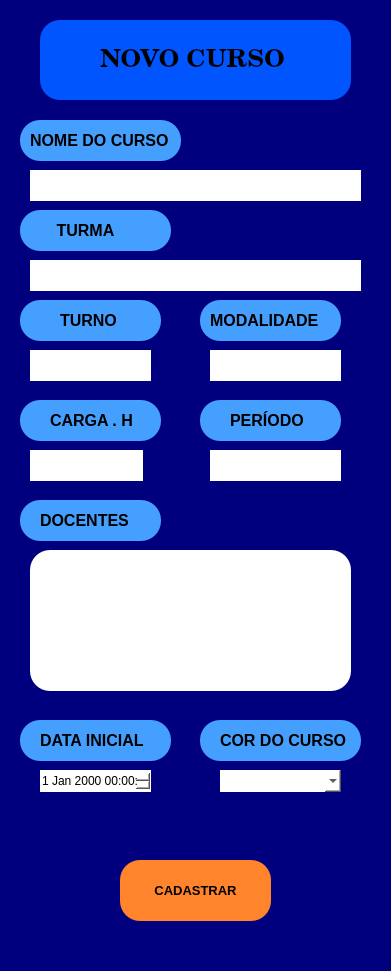
      <widget class="QWidget" name="widget_3" native="true">
       <property name="geometry">
        <rect>
         <x>20</x>
         <y>30</y>
         <width>391</width>
         <height>971</height>
        </rect>
       </property>
       <property name="styleSheet">
        <string notr="true">background-color: rgb(0, 0, 127);
 border-radius: 20px;
</string>
       </property>
       <widget class="QFrame" name="frame_52">
        <property name="geometry">
         <rect>
          <x>40</x>
          <y>20</y>
          <width>311</width>
          <height>80</height>
         </rect>
        </property>
        <property name="styleSheet">
         <string notr="true">background-color: rgb(0, 85, 255);
    border-radius: 20px;
</string>
        </property>
        <property name="frameShape">
         <enum>QFrame::StyledPanel</enum>
        </property>
        <property name="frameShadow">
         <enum>QFrame::Raised</enum>
        </property>
        <widget class="QLabel" name="label_35">
         <property name="geometry">
          <rect>
           <x>60</x>
           <y>20</y>
           <width>211</width>
           <height>41</height>
          </rect>
         </property>
         <property name="palette">
          <palette>
           <active>
            <colorrole role="WindowText">
             <brush brushstyle="SolidPattern">
              <color alpha="255">
               <red>0</red>
               <green>0</green>
               <blue>0</blue>
              </color>
             </brush>
            </colorrole>
            <colorrole role="Button">
             <brush brushstyle="SolidPattern">
              <color alpha="255">
               <red>0</red>
               <green>85</green>
               <blue>255</blue>
              </color>
             </brush>
            </colorrole>
            <colorrole role="Text">
             <brush brushstyle="SolidPattern">
              <color alpha="255">
               <red>76</red>
               <green>76</green>
               <blue>76</blue>
              </color>
             </brush>
            </colorrole>
            <colorrole role="Base">
             <brush brushstyle="SolidPattern">
              <color alpha="255">
               <red>0</red>
               <green>85</green>
               <blue>255</blue>
              </color>
             </brush>
            </colorrole>
            <colorrole role="Window">
             <brush brushstyle="SolidPattern">
              <color alpha="255">
               <red>0</red>
               <green>85</green>
               <blue>255</blue>
              </color>
             </brush>
            </colorrole>
           </active>
           <inactive>
            <colorrole role="WindowText">
             <brush brushstyle="SolidPattern">
              <color alpha="255">
               <red>0</red>
               <green>0</green>
               <blue>0</blue>
              </color>
             </brush>
            </colorrole>
            <colorrole role="Button">
             <brush brushstyle="SolidPattern">
              <color alpha="255">
               <red>0</red>
               <green>85</green>
               <blue>255</blue>
              </color>
             </brush>
            </colorrole>
            <colorrole role="Text">
             <brush brushstyle="SolidPattern">
              <color alpha="255">
               <red>76</red>
               <green>76</green>
               <blue>76</blue>
              </color>
             </brush>
            </colorrole>
            <colorrole role="Base">
             <brush brushstyle="SolidPattern">
              <color alpha="255">
               <red>0</red>
               <green>85</green>
               <blue>255</blue>
              </color>
             </brush>
            </colorrole>
            <colorrole role="Window">
             <brush brushstyle="SolidPattern">
              <color alpha="255">
               <red>0</red>
               <green>85</green>
               <blue>255</blue>
              </color>
             </brush>
            </colorrole>
           </inactive>
           <disabled>
            <colorrole role="WindowText">
             <brush brushstyle="SolidPattern">
              <color alpha="255">
               <red>120</red>
               <green>120</green>
               <blue>120</blue>
              </color>
             </brush>
            </colorrole>
            <colorrole role="Button">
             <brush brushstyle="SolidPattern">
              <color alpha="255">
               <red>0</red>
               <green>85</green>
               <blue>255</blue>
              </color>
             </brush>
            </colorrole>
            <colorrole role="Text">
             <brush brushstyle="SolidPattern">
              <color alpha="255">
               <red>120</red>
               <green>120</green>
               <blue>120</blue>
              </color>
             </brush>
            </colorrole>
            <colorrole role="Base">
             <brush brushstyle="SolidPattern">
              <color alpha="255">
               <red>0</red>
               <green>85</green>
               <blue>255</blue>
              </color>
             </brush>
            </colorrole>
            <colorrole role="Window">
             <brush brushstyle="SolidPattern">
              <color alpha="255">
               <red>0</red>
               <green>85</green>
               <blue>255</blue>
              </color>
             </brush>
            </colorrole>
           </disabled>
          </palette>
         </property>
         <property name="font">
          <font>
           <family>Century</family>
           <pointsize>19</pointsize>
           <weight>75</weight>
           <italic>false</italic>
           <bold>true</bold>
           <underline>false</underline>
           <strikeout>false</strikeout>
          </font>
         </property>
         <property name="text">
          <string>NOVO CURSO</string>
         </property>
        </widget>
       </widget>
       <widget class="QFrame" name="frame_61">
        <property name="geometry">
         <rect>
          <x>20</x>
          <y>120</y>
          <width>161</width>
          <height>41</height>
         </rect>
        </property>
        <property name="styleSheet">
         <string notr="true">background-color: rgb(69, 159, 255);
    border-radius: 20px;
</string>
        </property>
        <property name="frameShape">
         <enum>QFrame::StyledPanel</enum>
        </property>
        <property name="frameShadow">
         <enum>QFrame::Raised</enum>
        </property>
        <widget class="QLabel" name="label_38">
         <property name="geometry">
          <rect>
           <x>10</x>
           <y>10</y>
           <width>141</width>
           <height>21</height>
          </rect>
         </property>
         <property name="font">
          <font>
           <pointsize>12</pointsize>
           <weight>75</weight>
           <bold>true</bold>
          </font>
         </property>
         <property name="text">
          <string>NOME DO CURSO</string>
         </property>
        </widget>
       </widget>
       <widget class="QLineEdit" name="lineEdit">
        <property name="geometry">
         <rect>
          <x>30</x>
          <y>170</y>
          <width>331</width>
          <height>31</height>
         </rect>
        </property>
        <property name="font">
         <font>
          <pointsize>4</pointsize>
         </font>
        </property>
        <property name="styleSheet">
         <string notr="true">background-color: rgb(255, 255, 255);</string>
        </property>
       </widget>
       <widget class="QFrame" name="frame_62">
        <property name="geometry">
         <rect>
          <x>20</x>
          <y>210</y>
          <width>151</width>
          <height>41</height>
         </rect>
        </property>
        <property name="styleSheet">
         <string notr="true">background-color: rgb(69, 159, 255);
    border-radius: 20px;
</string>
        </property>
        <property name="frameShape">
         <enum>QFrame::StyledPanel</enum>
        </property>
        <property name="frameShadow">
         <enum>QFrame::Raised</enum>
        </property>
        <widget class="QLabel" name="label_44">
         <property name="geometry">
          <rect>
           <x>10</x>
           <y>10</y>
           <width>101</width>
           <height>20</height>
          </rect>
         </property>
         <property name="font">
          <font>
           <pointsize>12</pointsize>
           <weight>75</weight>
           <bold>true</bold>
          </font>
         </property>
         <property name="text">
          <string>      TURMA</string>
         </property>
        </widget>
       </widget>
       <widget class="QLineEdit" name="lineEdit_2">
        <property name="geometry">
         <rect>
          <x>30</x>
          <y>260</y>
          <width>331</width>
          <height>31</height>
         </rect>
        </property>
        <property name="font">
         <font>
          <pointsize>4</pointsize>
         </font>
        </property>
        <property name="styleSheet">
         <string notr="true">background-color: rgb(255, 255, 255);</string>
        </property>
       </widget>
       <widget class="QFrame" name="frame_63">
        <property name="geometry">
         <rect>
          <x>20</x>
          <y>300</y>
          <width>141</width>
          <height>41</height>
         </rect>
        </property>
        <property name="styleSheet">
         <string notr="true">background-color: rgb(69, 159, 255);
    border-radius: 20px;
</string>
        </property>
        <property name="frameShape">
         <enum>QFrame::StyledPanel</enum>
        </property>
        <property name="frameShadow">
         <enum>QFrame::Raised</enum>
        </property>
        <widget class="QLabel" name="label_54">
         <property name="geometry">
          <rect>
           <x>40</x>
           <y>10</y>
           <width>81</width>
           <height>21</height>
          </rect>
         </property>
         <property name="font">
          <font>
           <pointsize>12</pointsize>
           <weight>75</weight>
           <bold>true</bold>
          </font>
         </property>
         <property name="text">
          <string>TURNO</string>
         </property>
        </widget>
       </widget>
       <widget class="QFrame" name="frame_64">
        <property name="geometry">
         <rect>
          <x>200</x>
          <y>300</y>
          <width>141</width>
          <height>41</height>
         </rect>
        </property>
        <property name="styleSheet">
         <string notr="true">background-color: rgb(69, 159, 255);
    border-radius: 20px;
</string>
        </property>
        <property name="frameShape">
         <enum>QFrame::StyledPanel</enum>
        </property>
        <property name="frameShadow">
         <enum>QFrame::Raised</enum>
        </property>
        <widget class="QLabel" name="label_56">
         <property name="geometry">
          <rect>
           <x>10</x>
           <y>10</y>
           <width>111</width>
           <height>21</height>
          </rect>
         </property>
         <property name="font">
          <font>
           <pointsize>12</pointsize>
           <weight>75</weight>
           <bold>true</bold>
          </font>
         </property>
         <property name="text">
          <string>MODALIDADE</string>
         </property>
        </widget>
       </widget>
       <widget class="QLineEdit" name="lineEdit_3">
        <property name="geometry">
         <rect>
          <x>30</x>
          <y>350</y>
          <width>121</width>
          <height>31</height>
         </rect>
        </property>
        <property name="styleSheet">
         <string notr="true">background-color: rgb(255, 255, 255);</string>
        </property>
       </widget>
       <widget class="QLineEdit" name="lineEdit_4">
        <property name="geometry">
         <rect>
          <x>210</x>
          <y>350</y>
          <width>131</width>
          <height>31</height>
         </rect>
        </property>
        <property name="styleSheet">
         <string notr="true">background-color: rgb(255, 255, 255);</string>
        </property>
       </widget>
       <widget class="QFrame" name="frame_65">
        <property name="geometry">
         <rect>
          <x>20</x>
          <y>400</y>
          <width>141</width>
          <height>41</height>
         </rect>
        </property>
        <property name="styleSheet">
         <string notr="true">background-color: rgb(69, 159, 255);
    border-radius: 20px;
</string>
        </property>
        <property name="frameShape">
         <enum>QFrame::StyledPanel</enum>
        </property>
        <property name="frameShadow">
         <enum>QFrame::Raised</enum>
        </property>
        <widget class="QLabel" name="label_59">
         <property name="geometry">
          <rect>
           <x>30</x>
           <y>10</y>
           <width>101</width>
           <height>21</height>
          </rect>
         </property>
         <property name="font">
          <font>
           <pointsize>12</pointsize>
           <weight>75</weight>
           <bold>true</bold>
          </font>
         </property>
         <property name="text">
          <string>CARGA . H</string>
         </property>
        </widget>
       </widget>
       <widget class="QFrame" name="frame_66">
        <property name="geometry">
         <rect>
          <x>200</x>
          <y>400</y>
          <width>141</width>
          <height>41</height>
         </rect>
        </property>
        <property name="styleSheet">
         <string notr="true">background-color: rgb(69, 159, 255);
    border-radius: 20px;
</string>
        </property>
        <property name="frameShape">
         <enum>QFrame::StyledPanel</enum>
        </property>
        <property name="frameShadow">
         <enum>QFrame::Raised</enum>
        </property>
        <widget class="QLabel" name="label_60">
         <property name="geometry">
          <rect>
           <x>30</x>
           <y>10</y>
           <width>91</width>
           <height>21</height>
          </rect>
         </property>
         <property name="font">
          <font>
           <pointsize>12</pointsize>
           <weight>75</weight>
           <bold>true</bold>
          </font>
         </property>
         <property name="text">
          <string>PERÍODO</string>
         </property>
        </widget>
       </widget>
       <widget class="QLineEdit" name="lineEdit_5">
        <property name="geometry">
         <rect>
          <x>30</x>
          <y>450</y>
          <width>113</width>
          <height>31</height>
         </rect>
        </property>
        <property name="styleSheet">
         <string notr="true">background-color: rgb(255, 255, 255);</string>
        </property>
       </widget>
       <widget class="QLineEdit" name="lineEdit_6">
        <property name="geometry">
         <rect>
          <x>210</x>
          <y>450</y>
          <width>131</width>
          <height>31</height>
         </rect>
        </property>
        <property name="styleSheet">
         <string notr="true">background-color: rgb(255, 255, 255);</string>
        </property>
       </widget>
       <widget class="QFrame" name="frame_67">
        <property name="geometry">
         <rect>
          <x>20</x>
          <y>500</y>
          <width>141</width>
          <height>41</height>
         </rect>
        </property>
        <property name="styleSheet">
         <string notr="true">background-color: rgb(69, 159, 255);
    border-radius: 20px;
</string>
        </property>
        <property name="frameShape">
         <enum>QFrame::StyledPanel</enum>
        </property>
        <property name="frameShadow">
         <enum>QFrame::Raised</enum>
        </property>
        <widget class="QLabel" name="label_61">
         <property name="geometry">
          <rect>
           <x>20</x>
           <y>10</y>
           <width>91</width>
           <height>21</height>
          </rect>
         </property>
         <property name="font">
          <font>
           <pointsize>12</pointsize>
           <weight>75</weight>
           <bold>true</bold>
          </font>
         </property>
         <property name="text">
          <string>DOCENTES</string>
         </property>
        </widget>
       </widget>
       <widget class="QTextBrowser" name="textBrowser">
        <property name="geometry">
         <rect>
          <x>30</x>
          <y>550</y>
          <width>321</width>
          <height>141</height>
         </rect>
        </property>
        <property name="styleSheet">
         <string notr="true">background-color: rgb(255, 255, 255);</string>
        </property>
       </widget>
       <widget class="QDateTimeEdit" name="dateTimeEdit">
        <property name="geometry">
         <rect>
          <x>40</x>
          <y>770</y>
          <width>111</width>
          <height>22</height>
         </rect>
        </property>
        <property name="styleSheet">
         <string notr="true">background-color: rgb(255, 255, 255);</string>
        </property>
       </widget>
       <widget class="QPushButton" name="pushButton">
        <property name="geometry">
         <rect>
          <x>120</x>
          <y>860</y>
          <width>151</width>
          <height>61</height>
         </rect>
        </property>
        <property name="font">
         <font>
          <pointsize>10</pointsize>
          <weight>75</weight>
          <bold>true</bold>
         </font>
        </property>
        <property name="styleSheet">
         <string notr="true">background-color: rgb(69, 159, 255);
background-color: rgb(255, 132, 44);
    border-radius: 20px;
</string>
        </property>
        <property name="text">
         <string>CADASTRAR</string>
        </property>
       </widget>
       <widget class="QFrame" name="frame_68">
        <property name="geometry">
         <rect>
          <x>200</x>
          <y>720</y>
          <width>161</width>
          <height>41</height>
         </rect>
        </property>
        <property name="styleSheet">
         <string notr="true">background-color: rgb(69, 159, 255);
   
</string>
        </property>
        <property name="frameShape">
         <enum>QFrame::StyledPanel</enum>
        </property>
        <property name="frameShadow">
         <enum>QFrame::Raised</enum>
        </property>
        <widget class="QLabel" name="label_62">
         <property name="geometry">
          <rect>
           <x>20</x>
           <y>10</y>
           <width>131</width>
           <height>21</height>
          </rect>
         </property>
         <property name="font">
          <font>
           <pointsize>12</pointsize>
           <weight>75</weight>
           <bold>true</bold>
          </font>
         </property>
         <property name="text">
          <string>COR DO CURSO</string>
         </property>
        </widget>
       </widget>
       <widget class="QComboBox" name="comboBox">
        <property name="geometry">
         <rect>
          <x>220</x>
          <y>770</y>
          <width>121</width>
          <height>22</height>
         </rect>
        </property>
        <property name="styleSheet">
         <string notr="true">background-color: rgb(255, 255, 255);</string>
        </property>
       </widget>
       <widget class="QFrame" name="frame_69">
        <property name="geometry">
         <rect>
          <x>20</x>
          <y>720</y>
          <width>151</width>
          <height>41</height>
         </rect>
        </property>
        <property name="styleSheet">
         <string notr="true">background-color: rgb(69, 159, 255);
   
</string>
        </property>
        <property name="frameShape">
         <enum>QFrame::StyledPanel</enum>
        </property>
        <property name="frameShadow">
         <enum>QFrame::Raised</enum>
        </property>
        <widget class="QLabel" name="label_63">
         <property name="geometry">
          <rect>
           <x>20</x>
           <y>10</y>
           <width>121</width>
           <height>21</height>
          </rect>
         </property>
         <property name="font">
          <font>
           <pointsize>12</pointsize>
           <weight>75</weight>
           <bold>true</bold>
          </font>
         </property>
         <property name="text">
          <string>DATA INICIAL</string>
         </property>
        </widget>
       </widget>
      </widget>
